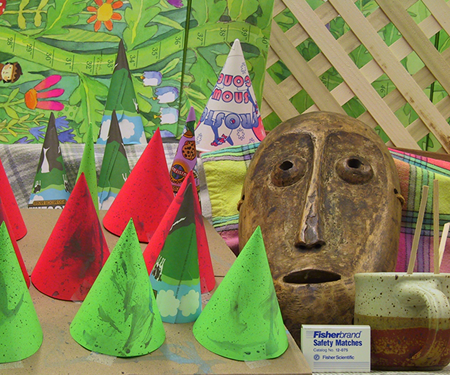
#> input picture cones1.png, 450 x 375 px
$ python ogImage.py
#> lines starting #> are read from the running program, lines starting #| are printed output that depends on the picture
#Charles Deda
#CSC-340
#1/12/24

import cv2
import numpy as np

#read in image from opencv
image = cv2.imread("cones1.png")
#> image is the input picture: shape (375, 450, 3); mean B, G, R 82.3, 130.2, 132.6
print("image loaded")
#display image (show takes 2 params)
#cv2.imshow("This is an image", image)
#cv2.waitKey(0) #pauses program until enter key is hit
#cv2.destroyAllWindows() #stops all programs imshow

#relative path example
###image  = cv2/imread("imgscones1_inFolder.png")

###get size of an image
size1 = 375
size2 = 500

numRows = image.shape[0] #height of image
#> numRows = 375
numCols = image.shape[1] #width of image
#> numCols = 450
#Scaling Factor to determine image size
scalingFactor = 1.3
#Max Dimensions
maxDim = max(numRows, numCols)
#> maxDim = 450
#Image size scaled
scaledSize = int(scalingFactor * maxDim)
#> scaledSize = 585
#Center original image in new image by using offsets
offseti = (scaledSize - numRows) // 2
#> offseti = 105
offsetj = (scaledSize - numCols) // 2
#> offsetj = 67
print("size: ", numRows, numCols)
#| size:  375 450

###Create an empty image of scaledSize
emptyIm = np.zeros( (scaledSize, scaledSize, 3), np.float32)


# iterate through pixels and change colors
for i in range(numRows): # height of the image, y coordinates
    for j in range(numCols): # width of the image, x coordinates
        emptyIm[i + offseti][j + offsetj] = image[i][j]
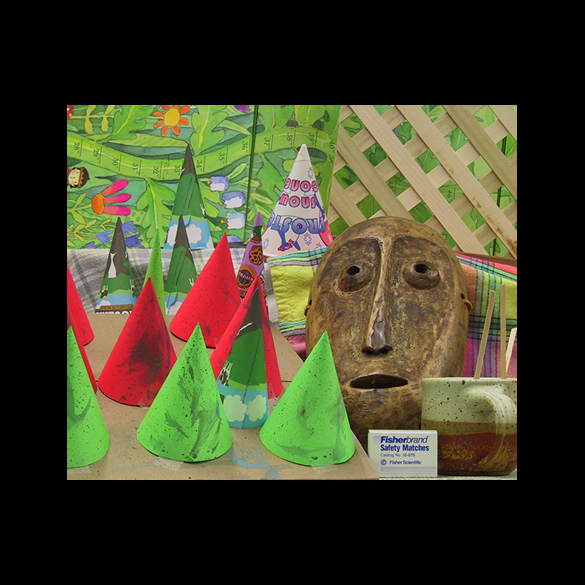
#> emptyIm: shape (585, 585, 3) float32; mean B, G, R 40.6, 64.2, 65.4


#display image
cv2.imshow("Copied image", emptyIm/255.0) #ensure image is /255 to display properly
cv2.imwrite("savedimage.png", emptyIm)
cv2.waitKey(0) #pauses program until enter key is hit
cv2.destroyAllWindows() #stops all programs imshow
